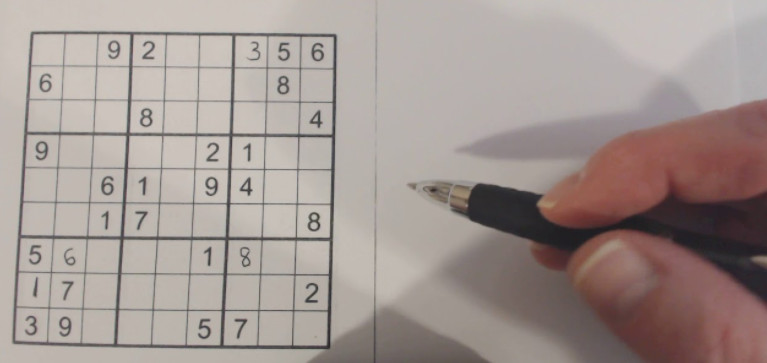
#> input picture bai-tap/sodoku.jpg, 767 x 363 px
$ jupyter execute --allow-errors '2. nhan-dang-sodoku.ipynb'   (shell and % lines are left out)
#> lines starting #> are read from the running program, lines starting #| are printed output that depends on the picture; after the words box and inside, x2 and y2 are one past the last pixel; in counts of white or black regions, pixels touching at a corner belong together
[cell 1]
import cv2
import numpy as np
import matplotlib.pyplot as plt

[cell 2]
img = cv2.imread('sodoku.jpg')
#> img is the input picture: shape (363, 767, 3); mean B, G, R 146.5, 151.1, 163.2
gray = cv2.cvtColor(img, cv2.COLOR_BGR2GRAY)
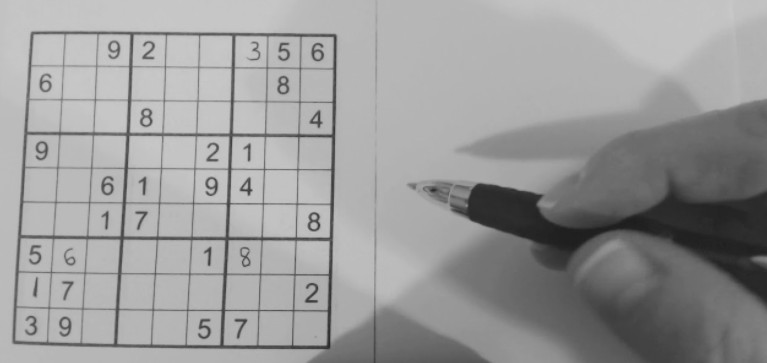
#> gray: shape (363, 767); min 28, max 203, mean 154.2
plt.imshow(gray, cmap='gray')

[cell 3]
#threshValue, thresh2 = cv2.threshold(gray, 110, 255, cv2.THRESH_BINARY)
thresh = cv2.adaptiveThreshold(gray, 255, cv2.ADAPTIVE_THRESH_MEAN_C,cv2.THRESH_BINARY,33,22)
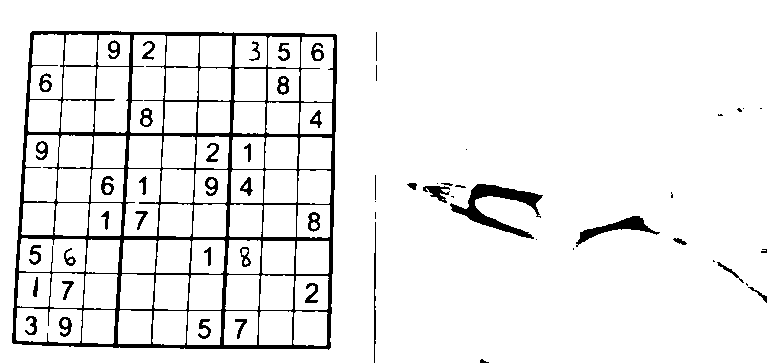
#> thresh: shape (363, 767); 92.7% white; 60 black regions (16 under 20 px)

plt.imshow(thresh, cmap='gray')

Lưu ý: Đọc thêm ở đây
https://www.stdio.vn/computer-vision/ky-thuat-grayscale-va-nhi-phan-hoa-anh-adaptive-threshold-Fhjcg

Phương thức adaptiveThreshold
Để chuyển 1 ảnh thành 1 ảnh nhị phân, sử dụng phương thức adaptiveThreshold()

adaptiveThreshold(cv::InputArray src, cv::OutputArray dst, double maxValue,
                  int adaptiveMethod, int thresholdType, int blockSize, double C);
Phân tích

src: hình ảnh gốc (Trong bài viết này là ảnh màu).
dst: ảnh thu được (Trong bài viết này là ảnh nhị phân).
thresh: ngưỡng nhị phân T.
maxValue: giá trị lớn nhất trong ảnh (maxval = 255 đối với ảnh xám).
adaptiveMethod: cách thức nhị phân với ngưỡng động, nó chính là cách tính giá trị ngưỡng nhị phân trong từng vùng cần nhị phân.
thresholdType: kiểu nhị phân.
blockSize: kích thước của cửa sổ (Region) áp dụng cho việc tính toán ngưỡng động (nên chọn các giá trị %3 = 0 || %5 = 0 || %7 = 0).
C: thông số để bù trừ trong trường hợp ảnh có độ tương phản quá lớn.

[cell 4]
contours, hierarchy = cv2.findContours(thresh, cv2.RETR_TREE, cv2.CHAIN_APPROX_SIMPLE)
#> contours = 151 contours, 26 with area under 20; largest, box (x1, y1, x2, y2) and area: (0, 0, 767, 363) 276807, (11, 30, 338, 351) 99602, (24, 135, 93, 202) 2914, (130, 35, 166, 133) 2894, (124, 169, 161, 236) 2020
#nhớ kiểu datatype dạng trên tên là tuple: VD: x, y = (1,2) print(x)

[cell 5]
ui = img.copy()
print(len(contours))
#| 151

for c in contours:
    M = cv2.moments(c) #tính đặc trưng của hình ảnh, tìm hiểu thêm
    if (M["m00"] == 0): continue
    cX = int(M["m10"] / M["m00"])
    cY = int(M["m01"] / M["m00"])
    center = (cX, cY)

    #chu vi của hình
    p = cv2.arcLength(c, True)

    #bởi vì viền sẽ không thẳng, mà nó sẽ lệnh 1-2%, nên dùng phép toán approxPolyDP để làm thẳng lại
    epsilon = 0.15 * p
    approx = cv2.approxPolyDP(c, epsilon, True)

    if (len(approx)) != 4: continue
    # diện tích của hình
    area = cv2.contourArea(c)
    if area < 10000: continue
    main_approx = approx
    #print(area, '\r\napprox = \r\n', approx)
    cv2.drawContours(ui, [c], -1, (255, 0, 0), 1)
    #vẽ hình tròn ở trung tâm contour tìm được
    cv2.circle(ui, center, 6, (255, 0, 255), -1)
#> this loop made 151 passes
#> (cX, cY, p, epsilon, approx) on passes 1 to 3: (382, 180, 2606.2, 390.9, [[0, 0], [766, 362]]), (746, 284, 10.49, 1.57, [[745, 283], [748, 285]]), (740, 280, 18.14, 2.72, [[738, 278], [744, 282]])
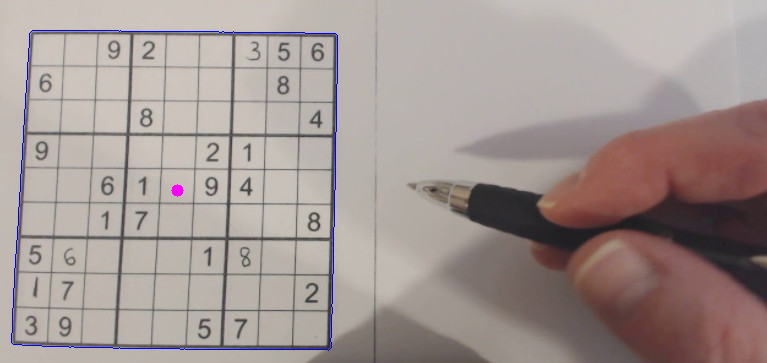
#> ui: shape (363, 767, 3); 0.49% of pixels changed, all inside (x1, y1, x2, y2) = (11, 30, 338, 351)
plt.imshow(ui)

[cell 6]
#đây là tọa độ 4 điểm trên màn hình
print(main_approx)
#| [[[ 32  30]]
#|  [[337  35]]
#|  [[328 350]]
#|  [[ 11 342]]]
type(main_approx)

[cell 7]
#bước tiếp theo: bỏi hình chữ nhật này hơi méo
#nên biến nó thành hình vuông hoàn chỉnh để có thể cắt nó làm 81 miếng hình vuông dễ hơn
#từ khóa để tìm kiếm google: Homography

#giả sử tạo hình vuông 180x180

map_to = np.array([[[0, 0]], [[180,0]], [[180,180]], [[ 0,180]]])

print('main_approx = ', main_approx, '\r\nmap_to=', map_to)
#| main_approx =  [[[ 32  30]]
#|  [[337  35]]
#|  [[328 350]]
#|  [[ 11 342]]]
#| map_to= [[[  0   0]]
#|  [[180   0]]
#|  [[180 180]]
#|  [[  0 180]]]

h, mask = cv2.findHomography(main_approx, map_to, cv2.RANSAC)
#> h = [[0.597, 0.0402, -20.32], [-0.00987, 0.602, -17.74], [2.63e-05, 0.000129, 1]]; mask = [1, 1, 1, 1]

print('h=', h)
#| h= [[ 5.97408325e-01  4.02101757e-02 -2.03233717e+01]
#|  [-9.86787976e-03  6.01940665e-01 -1.77424478e+01]
#|  [ 2.63090445e-05  1.29314834e-04  1.00000000e+00]]

[cell 8]
im1Reg = cv2.warpPerspective(thresh, h, (180, 180))
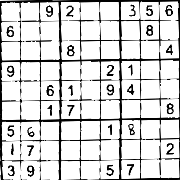
#> im1Reg: shape (180, 180); min 0, max 255, mean 213.9
im1Reg.shape

plt.imshow(im1Reg, cmap='gray')

[cell 9]
#giờ dùng numpy để chia ra làm 81 hình bên trong
def getImgAt(x_index, y_index):
    startX = x_index * 20
    startY = y_index * 20
    margin = 1
    return im1Reg[startY + margin:startY + 20 - margin*2, startX + margin:startX + 20 - margin*2]

plt.imshow(getImgAt(2,0), cmap='gray')
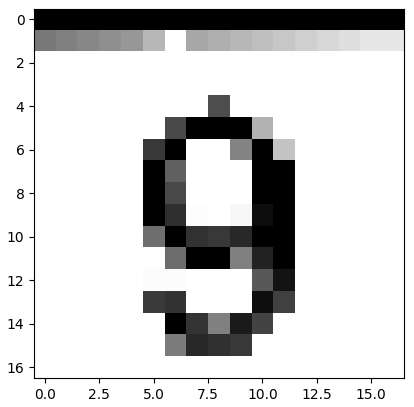
#> figure drawn by matplotlib, 1 panel
